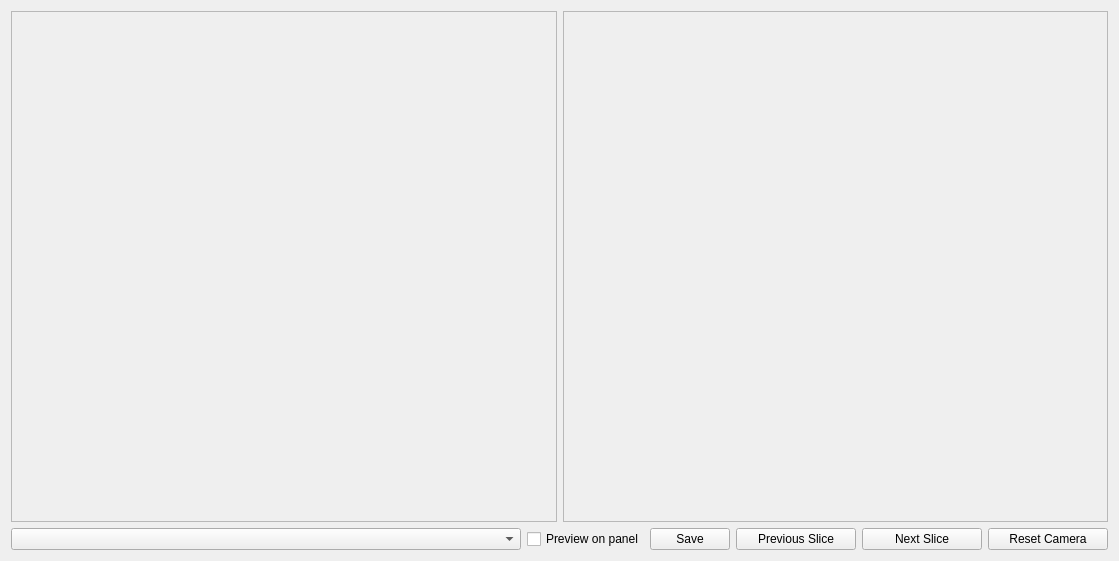
<?xml version="1.0" encoding="UTF-8"?>
<ui version="4.0">
 <class>compare_widget</class>
 <widget class="QWidget" name="compare_widget">
  <property name="geometry">
   <rect>
    <x>0</x>
    <y>0</y>
    <width>1119</width>
    <height>561</height>
   </rect>
  </property>
  <property name="minimumSize">
   <size>
    <width>0</width>
    <height>0</height>
   </size>
  </property>
  <property name="windowTitle">
   <string>Form</string>
  </property>
  <layout class="QVBoxLayout" name="verticalLayout_2" stretch="1,0">
   <item>
    <layout class="QHBoxLayout" name="visualize_layout">
     <item>
      <widget class="QFrame" name="frame_L">
       <property name="frameShape">
        <enum>QFrame::StyledPanel</enum>
       </property>
       <property name="frameShadow">
        <enum>QFrame::Raised</enum>
       </property>
      </widget>
     </item>
     <item>
      <widget class="QFrame" name="frame_R">
       <property name="frameShape">
        <enum>QFrame::StyledPanel</enum>
       </property>
       <property name="frameShadow">
        <enum>QFrame::Raised</enum>
       </property>
      </widget>
     </item>
    </layout>
   </item>
   <item>
    <layout class="QHBoxLayout" name="operation_layout">
     <item>
      <widget class="QComboBox" name="combo_label">
       <property name="sizePolicy">
        <sizepolicy hsizetype="Preferred" vsizetype="Minimum">
         <horstretch>0</horstretch>
         <verstretch>0</verstretch>
        </sizepolicy>
       </property>
      </widget>
     </item>
     <item>
      <widget class="QCheckBox" name="check_preview">
       <property name="sizePolicy">
        <sizepolicy hsizetype="Fixed" vsizetype="Fixed">
         <horstretch>0</horstretch>
         <verstretch>0</verstretch>
        </sizepolicy>
       </property>
       <property name="text">
        <string>Preview on panel</string>
       </property>
      </widget>
     </item>
     <item>
      <widget class="QPushButton" name="btn_save">
       <property name="sizePolicy">
        <sizepolicy hsizetype="Fixed" vsizetype="Minimum">
         <horstretch>0</horstretch>
         <verstretch>0</verstretch>
        </sizepolicy>
       </property>
       <property name="minimumSize">
        <size>
         <width>80</width>
         <height>0</height>
        </size>
       </property>
       <property name="text">
        <string>Save</string>
       </property>
      </widget>
     </item>
     <item>
      <widget class="QPushButton" name="btn_prev_slice">
       <property name="sizePolicy">
        <sizepolicy hsizetype="Fixed" vsizetype="Minimum">
         <horstretch>0</horstretch>
         <verstretch>0</verstretch>
        </sizepolicy>
       </property>
       <property name="minimumSize">
        <size>
         <width>120</width>
         <height>0</height>
        </size>
       </property>
       <property name="text">
        <string>Previous Slice</string>
       </property>
      </widget>
     </item>
     <item>
      <widget class="QPushButton" name="btn_next_slice">
       <property name="sizePolicy">
        <sizepolicy hsizetype="Fixed" vsizetype="Minimum">
         <horstretch>0</horstretch>
         <verstretch>0</verstretch>
        </sizepolicy>
       </property>
       <property name="minimumSize">
        <size>
         <width>120</width>
         <height>0</height>
        </size>
       </property>
       <property name="text">
        <string>Next Slice</string>
       </property>
      </widget>
     </item>
     <item>
      <widget class="QPushButton" name="btn_reset_camera">
       <property name="sizePolicy">
        <sizepolicy hsizetype="Fixed" vsizetype="Minimum">
         <horstretch>0</horstretch>
         <verstretch>0</verstretch>
        </sizepolicy>
       </property>
       <property name="minimumSize">
        <size>
         <width>120</width>
         <height>0</height>
        </size>
       </property>
       <property name="text">
        <string>Reset Camera</string>
       </property>
      </widget>
     </item>
    </layout>
   </item>
  </layout>
 </widget>
 <resources/>
 <connections/>
</ui>
